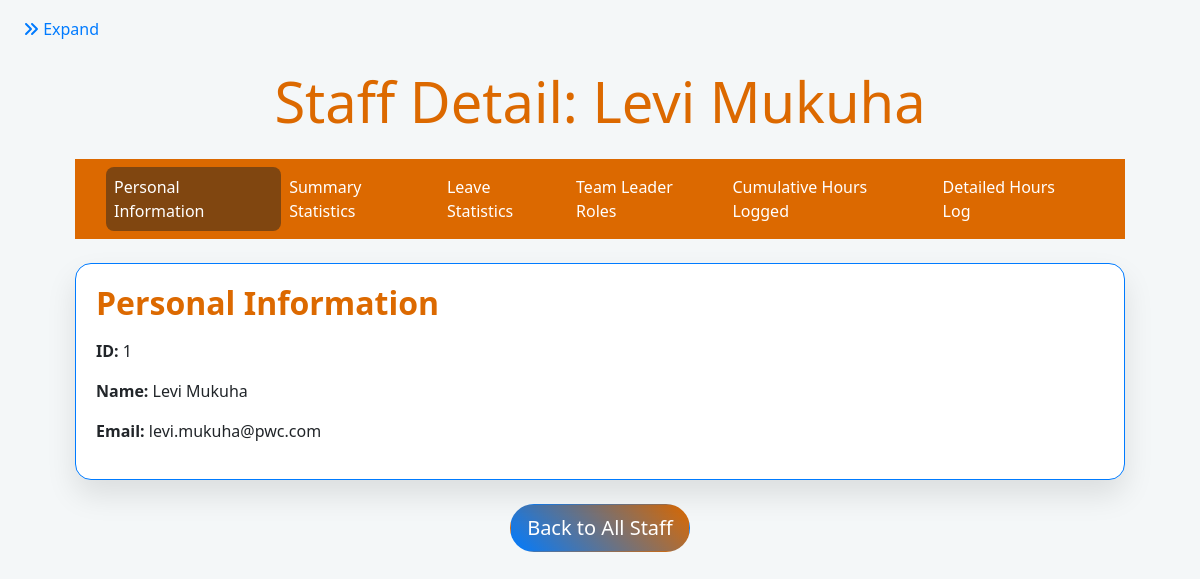
Page /staff_detail/1 on the committed database.
### app.py (models this page shows)
class Staff(db.Model):
    id = db.Column(db.Integer, primary_key=True)
    name = db.Column(db.String(100), nullable=False)
    email = db.Column(db.String(120), unique=True, nullable=False)
    leave_days_remaining = db.Column(db.Float, default=0.0)  # Leave days remaining in hours
    is_team_leader = db.Column(Boolean, default=False)  # New field to indicate if the staff is a team leader
    receive_notifications = db.Column(Boolean, default=True)  # New field for notification preferences
    engagements = db.relationship('Engagement', backref='team_leader', lazy=True)
    proposals = db.relationship('Proposal', backref='team_leader', lazy=True)
    hours_logs = db.relationship('HoursLog', backref='staff_member', lazy=True)
    leave_records = db.relationship('LeaveRecord', backref='staff', lazy=True)
    utilizations = db.relationship('Utilization', backref='staff', lazy=True)

### app.py (the view, shortened to what this page needs)
@app.route('/staff_detail/<int:staff_id>')
def staff_detail(staff_id):
    staff = Staff.query.get_or_404(staff_id)
    engagements = Engagement.query.filter_by(team_leader_id=staff_id).all()
    proposals = Proposal.query.filter_by(team_leader_id=staff_id).all()
    hours_logs = HoursLog.query.filter_by(staff_id=staff_id).order_by(HoursLog.date).all()
    cumulative_hours = {
        'engagements': defaultdict(float),
        'proposals': defaultdict(float),
        'non_billables': defaultdict(float)
    }
    hours_logs_by_date = defaultdict(lambda: defaultdict(lambda: defaultdict(lambda: defaultdict(list))))
    total_hours = 0
    categories_hours = defaultdict(float)
    first_log_date = None
    last_log_date = None
    today = datetime.now().date()
    current_date = datetime.now().date()
    if current_date.month > 6:
        start_of_financial_year = datetime(current_date.year, 7, 1).date()
        end_of_financial_year = datetime(current_date.year + 1, 6, 30).date()
    else:
        start_of_financial_year = datetime(current_date.year - 1, 7, 1).date()
        end_of_financial_year = datetime(current_date.year, 6, 30).date()
    total_months = (current_date.year - start_of_financial_year.year) * 12 + current_date.month - start_of_financial_year.month
    leave_earned = min(total_months * 1.75, 21)  # cap at 21 days per financial year
    leave_taken = LeaveRecord.query.filter(
        LeaveRecord.staff_id == staff_id,
        LeaveRecord.date >= start_of_financial_year
    ).count()
    current_balance = max(0, leave_earned - leave_taken)
    total_leave_available = min(12 * 1.75, 21)  # cap at 21 days per financial year
    if leave_taken > 0:
        total_leave_available = max(0, total_leave_available - leave_taken)
    leave_stats = {
        'used_leave_days': leave_taken,
        'used_leave_hours': leave_taken * 7.5,  # Assuming 7.5 hours per day
        'current_balance_days': round(current_balance, 2),
        'current_balance_hours': round(current_balance * 7.5, 2),
        'total_available_days': round(total_leave_available, 2),
        'total_available_hours': round(total_leave_available * 7.5, 2)
    }
    days_with_logs = len(hours_logs_by_date)
    average_daily_hours = total_hours / days_with_logs if days_with_logs > 0 else 0
    if first_log_date and last_log_date:
        total_workdays = sum(1 for d in (first_log_date + timedelta(n) for n in range((last_log_date - first_log_date).days + 1))
                             if d.weekday() < 5)  # Monday to Friday
        available_hours = total_workdays * 7.5
    else:
        available_hours = 0
    utilization_rate = (total_hours / available_hours * 100) if available_hours > 0 else 0
    most_active_category = max(categories_hours, key=categories_hours.get, default='none')
    return render_template('staff_detail.html',
                           staff=staff,
                           engagements=engagements,
                           proposals=proposals,
                           hours_logs=hours_logs,
                           cumulative_hours=cumulative_hours,
                           hours_logs_by_date=hours_logs_by_date,
                           Engagement=Engagement,
                           Proposal=Proposal,
                           NonBillable=NonBillable,
                           today=today,
                           total_hours=round(total_hours, 2),
                           average_daily_hours=round(average_daily_hours, 2),
                           utilization_rate=round(utilization_rate, 2),
                           most_active_category=most_active_category.capitalize(),
                           leave_stats=leave_stats)

### templates/staff_detail.html (shortened to what this page needs)
{% extends "base.html" %}
{% block content %}
<div class="container mt-5">
    <h1 class="display-4 mb-4 text-center text-primary">Staff Detail: {{ staff.name }}</h1>
    <nav class="navbar navbar-expand-lg navbar-dark bg-primary mb-4 shadow rounded-pill">
        <div class="container">
            <ul class="navbar-nav flex-nowrap">
                <li class="nav-item">
                    <a class="nav-link active" href="#personal-info" data-bs-toggle="collapse" data-bs-target="#personal-info">
                         Personal Information
                    </a>
                </li>
                <li class="nav-item">
                    <a class="nav-link" href="#summary-stats" data-bs-toggle="collapse" data-bs-target="#summary-stats">
                         Summary Statistics
                    </a>
                </li>
                <li class="nav-item">
                    <a class="nav-link" href="#leave-stats" data-bs-toggle="collapse" data-bs-target="#leave-stats">
                         Leave Statistics
                    </a>
                </li>
                <li class="nav-item">
                    <a class="nav-link" href="#team-roles" data-bs-toggle="collapse" data-bs-target="#team-roles">
                         Team Leader Roles
                    </a>
                </li>
                <li class="nav-item">
                    <a class="nav-link" href="#cumulative-hours" data-bs-toggle="collapse" data-bs-target="#cumulative-hours">
                         Cumulative Hours Logged
                    </a>
                </li>
                <li class="nav-item">
                    <a class="nav-link" href="#detailed-hours" data-bs-toggle="collapse" data-bs-target="#detailed-hours">
                         Detailed Hours Log
                    </a>
                </li>
            </ul>
        </div>
    </nav>
    {% for section_id, section_title, section_class in [
        ('personal-info', 'Personal Information', 'primary'),
        ('summary-stats', 'Summary Statistics', 'success'),
        ('leave-stats', 'Leave Statistics', 'warning'),
        ('team-roles', 'Team Leader Roles', 'info'),
        ('cumulative-hours', 'Cumulative Hours Logged', 'secondary'),
        ('detailed-hours', 'Detailed Hours Log', 'dark')
    ] %}
    <div id="{{ section_id }}" class="collapse {{ section_id == 'personal-info' and 'show' }}">
        <div class="card mb-4 border-{{ section_class }} shadow-lg rounded-4">
            <div class="card-body">
                <h2 class="card-title text-{{ section_class }} mb-3">{{ section_title }}</h2>
                {% if section_id == 'personal-info' %}
                <p><strong>ID:</strong> {{ staff.id }}</p>
                <p><strong>Name:</strong> {{ staff.name }}</p>
                <p><strong>Email:</strong> {{ staff.email }}</p>
                {% elif section_id == 'summary-stats' %}
                <p><strong>Total Hours Logged:</strong> {{ total_hours }} hours</p>
                <p><strong>Average Daily Hours:</strong> {{ average_daily_hours }} hours</p>
                <p><strong>Utilization Rate:</strong> {{ utilization_rate }}%</p>
                <p><strong>Most Active Category:</strong> {{ most_active_category }}</p>
                {% endif %}
            </div>
        </div>
    </div>
    {% endfor %}
    <div class="mt-4 text-center">
        <a href="{{ url_for('view_details') }}" class="btn btn-lg gradient-button">Back to All Staff</a>
    </div>
</div>
{% endblock %}

### templates/base.html (style rules this page uses)
html, body { height: 100%; margin: 0; }

### templates/staff_detail.html (style rules this page uses)
body { font-family: 'Segoe UI', Tahoma, Geneva, Verdana, sans-serif; background-color: #f4f7f8; }
.bg-primary { background-color: #dc6900 !important; }
.text-primary { color: #dc6900 !important; }
.navbar-nav .nav-link { color: #fff !important; }
.navbar-nav .nav-link.active, .navbar-nav .nav-link:hover { background-color: #804610 !important; border-radius: 0.5rem; transition: background-color 0.3s ease; }
.card { border-radius: 1rem; }
.card-title { font-weight: 600; }
.gradient-button { background: linear-gradient(45deg, #007bff, #dc6900); color: white; border-radius: 50px; transition: background 0.3s ease; }
.shadow-lg { box-shadow: 0 15px 30px rgba(0, 0, 0, 0.1); }

### rows in the picture
Staff: name "Levi Mukuha", id "1", name "Levi Mukuha", email "levi.mukuha@pwc.com"

### other values in the picture
{{ section_title }} "Personal Information"
